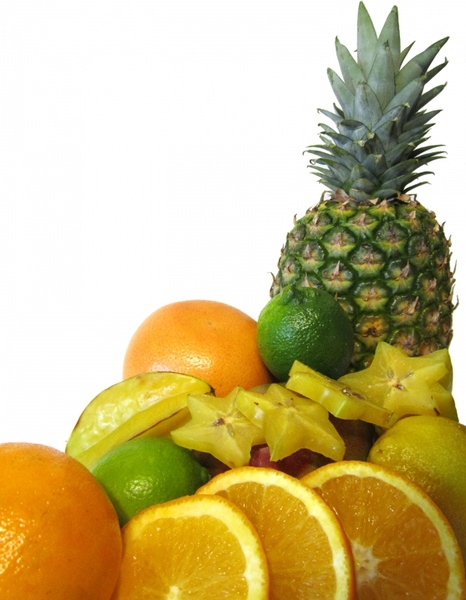
#> input picture Fruit.jpg, 466 x 600 px
$ python 'Fruit Detection.py'   (older library calls are emulated)
#> lines starting #> are read from the running program, lines starting #| are printed output that depends on the picture
# -*- coding: utf-8 -*-
"""DL-Batch4-OpenCV-Fruit Detection 24Mar.ipynb

Automatically generated by Colaboratory.

Original file is located at
    https://colab.research.google.com/drive/1rQhMn_kzitLJwnu8XBadbQ8hRxtov7YO
"""

#Load Libraries
import cv2
from google.colab.patches import cv2_imshow
import matplotlib.pyplot as plt

image=cv2.imread('Fruit.jpg')
#> image is the input picture: shape (600, 466, 3); mean B, G, R 134.4, 186.4, 202.3
image=cv2.cvtColor(image,cv2.COLOR_BGR2RGB)
hgt,wdt,_=image.shape
#> hgt = 600; wdt = 466
#Sobel edges
x_sobel=cv2.Sobel(image,cv2.CV_64F,0,1,ksize=5)
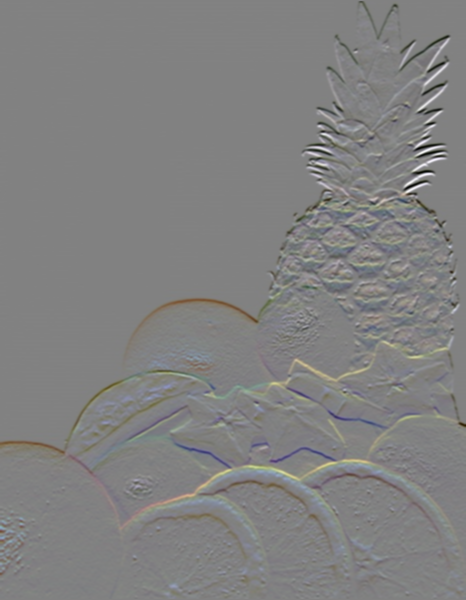
#> x_sobel: shape (600, 466, 3) float64; mean R, G, B -16.5, -29, -50.4; drawn with min black and max white
y_sobel=cv2.Sobel(image,cv2.CV_64F,1,0,ksize=5)
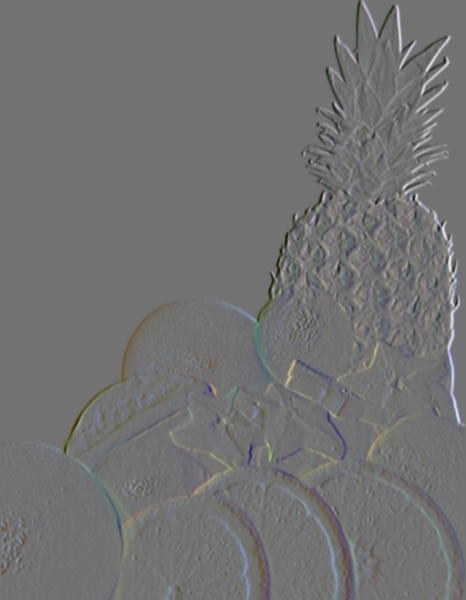
#> y_sobel: shape (600, 466, 3) float64; mean R, G, B -10.1, -6.6, -3.3; drawn with min black and max white
plt.figure(figsize=(20,20))
plt.subplot(3,2,1)
plt.title("Original")
plt.imshow(image)
plt.subplot(3,2,2)
plt.title("Sobel X")
plt.imshow(x_sobel)
plt.subplot(3,2,3)
plt.title("Sobel Y")
plt.imshow(y_sobel)
sobel_or=cv2.bitwise_or(x_sobel,y_sobel)
#> sobel_or: shape (600, 466, 3) float64; 2.34% of the values are NaN or infinite; the others: min -131056, max 131056, mean -6409.3
plt.subplot(3,2,4)
plt.imshow(sobel_or)
laplacian=cv2.Laplacian(image,cv2.CV_64F)
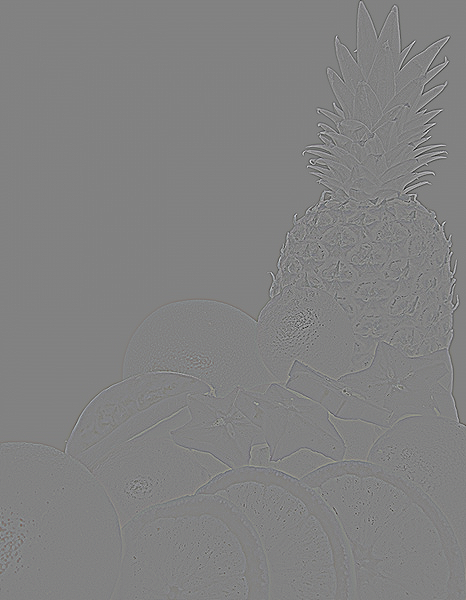
#> laplacian: shape (600, 466, 3) float64; mean R, G, B 0, 0, 0; drawn with min black and max white
plt.subplot(3,2,5)
plt.title("Laplacian")
plt.imshow(laplacian)
##There are two values:threshold1 and threshold2
##Those gradients that are greater than threshold2=>considered as an edge
##Those gradients that are below threshold1=>considered not to be an edge
##Those gradients values that are in between threshold1 and threshold2=>either classified as edges or non-edges
#The first threshold gradient
canny=cv2.Canny(image,50,120)
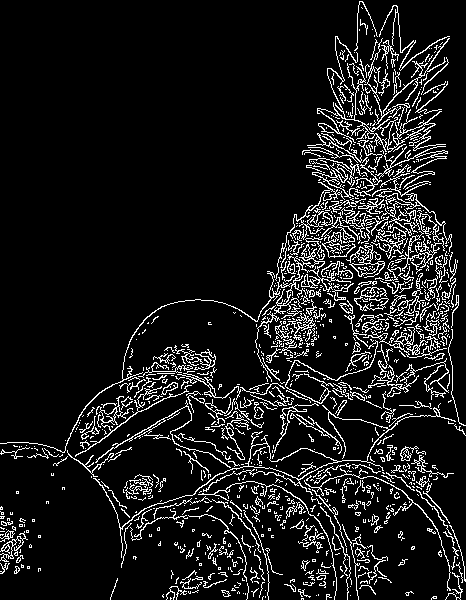
#> canny: shape (600, 466); 9.9% white in thin lines or dots
plt.subplot(3,2,6)
plt.imshow(canny)
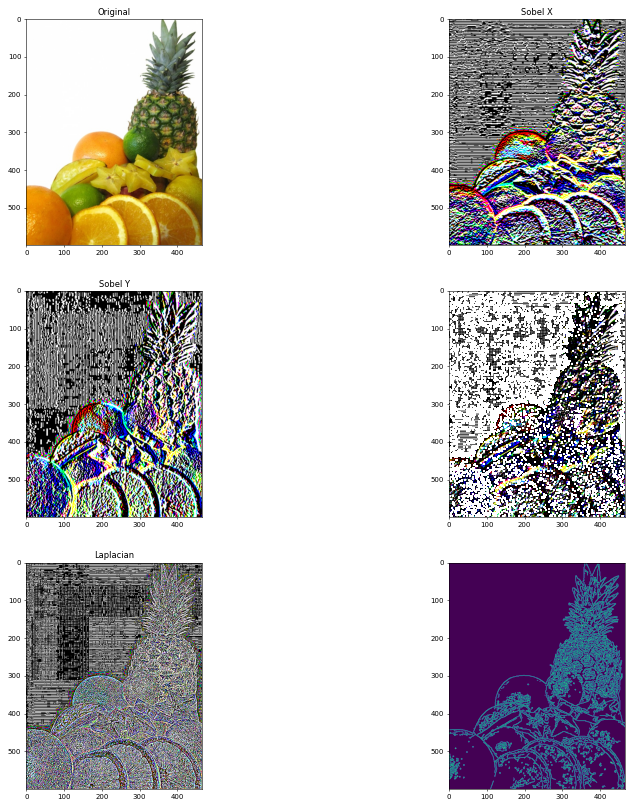
#> figure drawn by matplotlib, 6 panels
